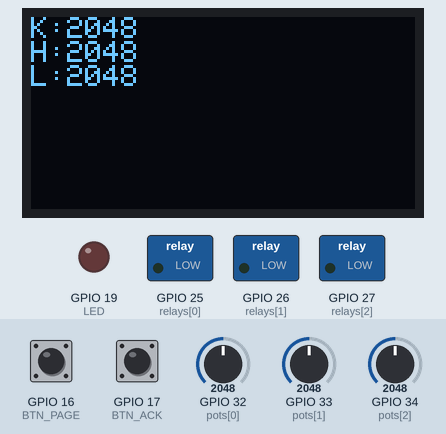
Simulated run of this sketch. Board: ESP32. Shown: 128×64 one-colour display, switched loads named in the sketch (green lamp = pin HIGH), output pins drawn as LEDs (lit = HIGH). The inputs (shaded band) are chosen by the test bench; at power-on: GPIO 32 (pots[0]) = 2048, GPIO 33 (pots[1]) = 2048, GPIO 34 (pots[2]) = 2048, GPIO 16 (BTN_PAGE) HIGH, GPIO 17 (BTN_ACK) HIGH.

Above: at 1.2 s.
1.3 s: GPIO 32 (pots[0]) set to 2866
At 2.0 s:
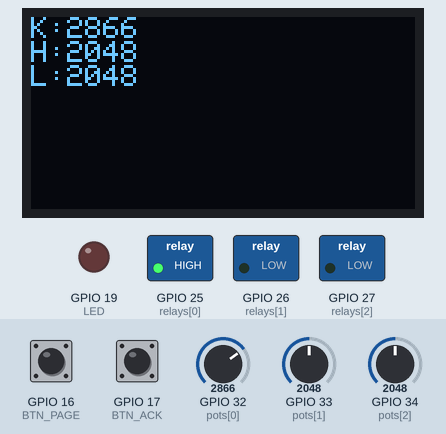
2.9 s: GPIO 33 (pots[1]) set to 2077
At 3.6 s:
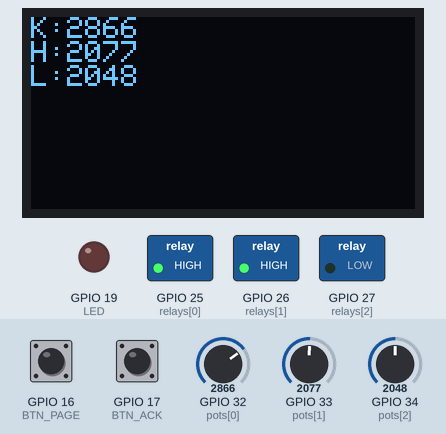
4.4 s: GPIO 34 (pots[2]) set to 2096
At 5.2 s:
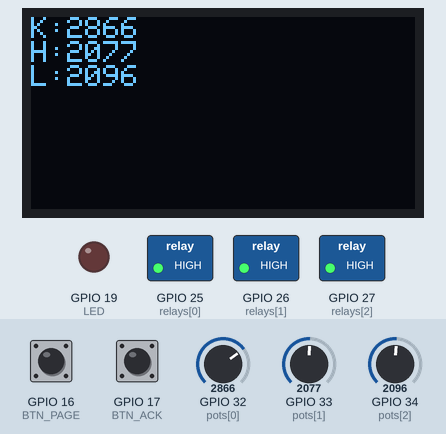
5.9 s: GPIO 33 (pots[1]) set to 2047
At 6.8 s:
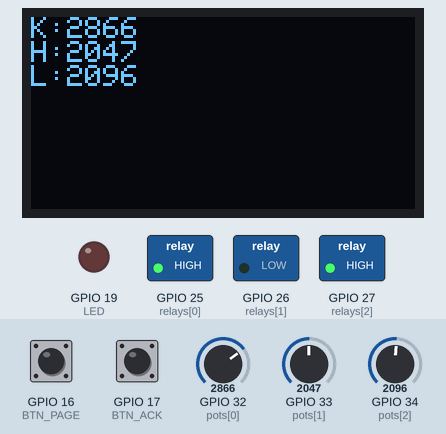
7.4 s: GPIO 32 (pots[0]) set to 2109
At 8.4 s:
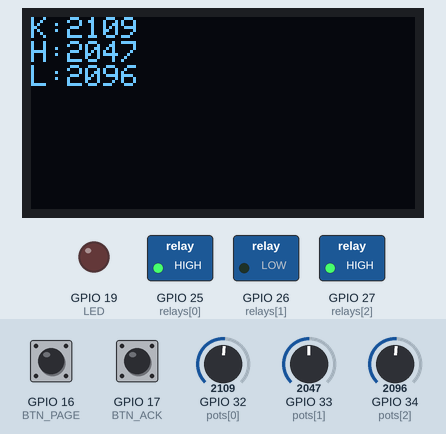
8.9 s: GPIO 32 (pots[0]) set to 1995
At 9.9 s:
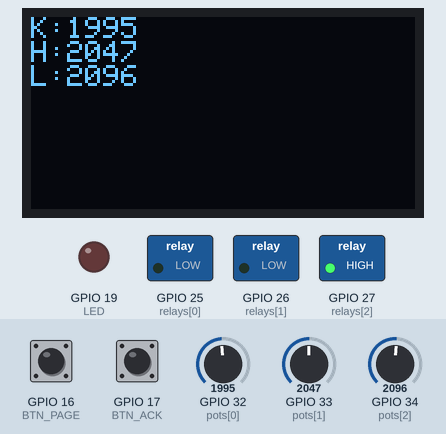
Timing chart, 0 to 11.5 s (numbered marks = the images above; inputs shaded):
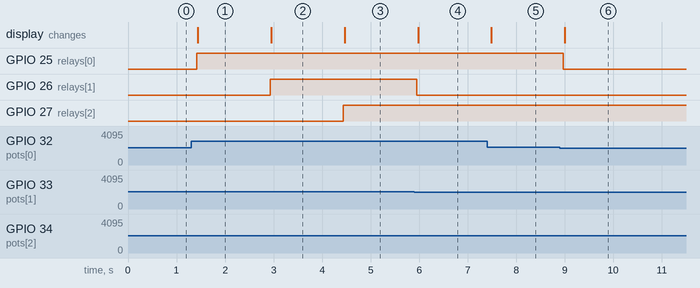

The sketch:

sketch.ino
```cpp
#include <Wire.h>
#include <Adafruit_GFX.h>
#include <Adafruit_SSD1306.h>

Adafruit_SSD1306 oled(128, 64, &Wire, -1);
const int pots[3] = {32, 33, 34};
const int relays[3] = {25, 26, 27};
const int BTN_PAGE = 16, BTN_ACK = 17, LED = 19, BUZ = 18;

void setup() {
  Serial.begin(115200);
  for (int i = 0; i < 3; i++) { pinMode(relays[i], OUTPUT); digitalWrite(relays[i], LOW); }
  pinMode(BTN_PAGE, INPUT_PULLUP);
  pinMode(BTN_ACK, INPUT_PULLUP);
  pinMode(LED, OUTPUT);
  pinMode(BUZ, OUTPUT);
  Wire.begin(21, 22);
  if (!oled.begin(SSD1306_SWITCHCAPVCC, 0x3C)) Serial.println("OLED not found");
  oled.setTextColor(SSD1306_WHITE);
}

void loop() {
  int v[3];
  for (int i = 0; i < 3; i++) v[i] = analogRead(pots[i]);
  bool page = !digitalRead(BTN_PAGE);
  bool ack  = !digitalRead(BTN_ACK);

  digitalWrite(LED, ack);                          // ACK button lights LED
  for (int i = 0; i < 3; i++)
    digitalWrite(relays[i], v[i] > 2048);          // pot past halfway = relay on
  if (page) tone(BUZ, 1000); else noTone(BUZ);     // PAGE button sounds buzzer

  oled.clearDisplay();
  oled.setCursor(0, 0);
  oled.printf("K:%4d\nH:%4d\nL:%4d", v[0], v[1], v[2]);
  oled.display();
  delay(100);
}
```

Measured:
- the behaviour switches between 2048 and 2049 on GPIO 33 (pots[1]) (found by bisection; images 1 and 2)
- the behaviour switches between 2048 and 2049 on GPIO 34 (pots[2]) (found by bisection; images 2 and 3)
- the behaviour switches between 2049 and 2048 on GPIO 32 (pots[0]) (found by bisection; images 5 and 6)
- after the input at 1.3 s, GPIO 25 (relays[0]): LOW → HIGH after 0.12 s; the display: changes after 0.14 s (image 1)
- after the input at 2.9 s, GPIO 26 (relays[1]): LOW → HIGH at once; the display: changes after 0.05 s (image 2)
- after the input at 4.4 s, GPIO 27 (relays[2]): LOW → HIGH at once; the display: changes after 0.07 s (image 3)
- after the input at 5.9 s, GPIO 26 (relays[1]): HIGH → LOW after 0.05 s; the display: changes after 0.08 s (image 4)
- after the input at 7.4 s, the display: changes after 0.09 s (image 5)
- after the input at 8.9 s, GPIO 25 (relays[0]): HIGH → LOW after 0.08 s; the display: changes after 0.10 s (image 6)
